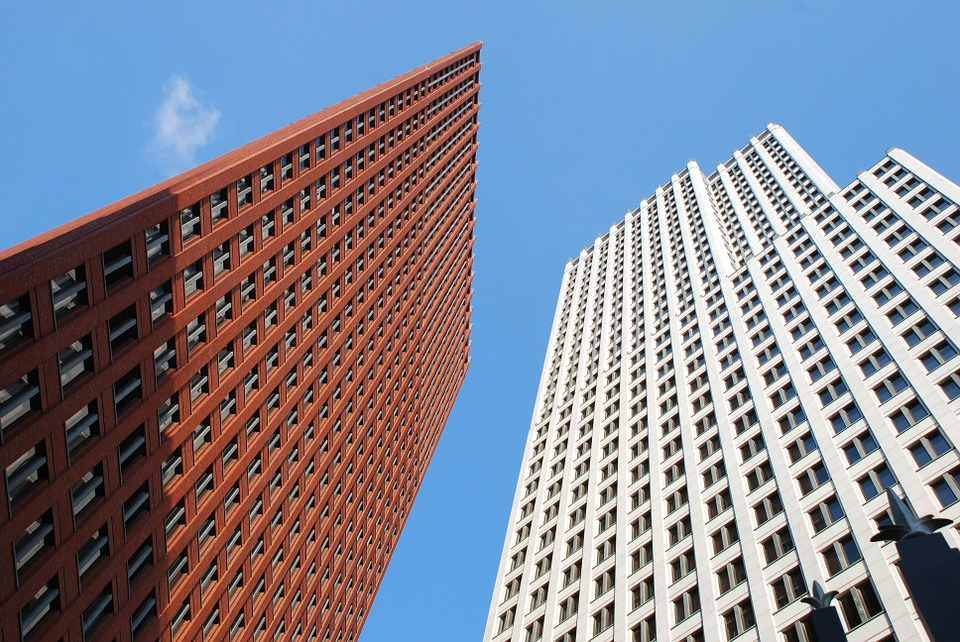
#> input picture AP.jpg, 960 x 642 px
$ jupyter execute 'Lab07 SaltAndPepper-Gaussian.ipynb'
#> lines starting #> are read from the running program, lines starting #| are printed output that depends on the picture
[cell 1]
import cv2 as cv
import numpy as np
import random
from matplotlib import pyplot as plt

[cell 2]
original_img = cv.imread('AP.jpg')
#> original_img is the input picture: shape (642, 960, 3); mean B, G, R 146.3, 131.7, 128.1
RGB_img = cv.cvtColor(original_img, cv.COLOR_BGR2RGB)
plt.rcParams["figure.figsize"] = [5, 8]
plt.imshow(RGB_img)
plt.show()

[cell 3]
# modified from https://gist.github.com/Prasad9/28f6a2df8e8d463c6ddd040f4f6a028a
def gauss_noise(img,mean = 0,var = 200):
    sigma = var ** 0.5
    gaussian1 = np.random.normal(mean, sigma, (img.shape[0],img.shape[1]))
    gaussian2 = np.random.normal(mean, sigma, (img.shape[0],img.shape[1]))
    gaussian3 = np.random.normal(mean, sigma, (img.shape[0],img.shape[1]))
    noisy_image = np.zeros(img.shape, np.float32)
    if len(img.shape) == 2:
        noisy_image = img + gaussian1
    else:
        noisy_image[:, :, 0] = img[:, :, 0] + gaussian1
        noisy_image[:, :, 1] = img[:, :, 1] + gaussian2
        noisy_image[:, :, 2] = img[:, :, 2] + gaussian3
    cv.normalize(noisy_image, noisy_image, 0, 255, cv.NORM_MINMAX, dtype=-1)
    noisy_image = noisy_image.astype(np.uint8)
    return noisy_image

[cell 4]
# modified from https://www.py4u.net/discuss/14307
def sp_noise(img,prob=0.05):
    output = np.zeros(img.shape,np.uint8)
    thres = 1 - prob
    ch =  3 if len(output.shape)!=2 else 1
    for i in range(img.shape[0]):
        for j in range(img.shape[1]):
            rdn = random.random()
            if rdn < prob:
                output[i][j] = (0,0,0) if ch==3 else 0 #pepper
            elif rdn > thres:
                output[i][j] = (255,255,255) if ch==3 else 255 #salt
            else:
                output[i][j] = img[i][j]
    return output

## Generate Salt and Pepper Noise

[cell 5]
sp_img = sp_noise(RGB_img,0.02)
#> after the loop in sp_noise, `for i in range(img.shape[0]):`:
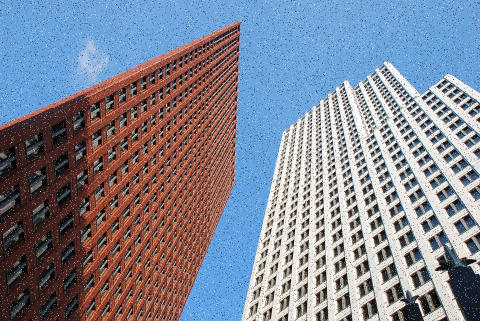
#> output: shape (642, 960, 3) (shown at 1/2 size); mean R, G, B 128.1, 131.5, 145.5
gauss_img = gauss_noise(RGB_img)
#> in gauss_noise, `noisy_image[:, :, 0] = img[:, :, 0] + gaussian1`:
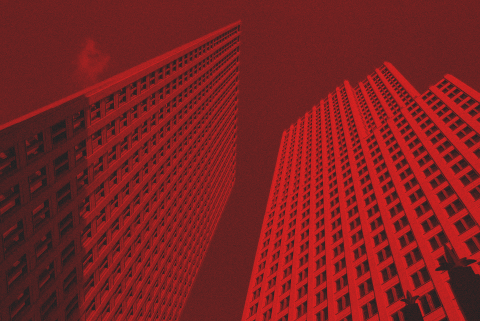
#> noisy_image: shape (642, 960, 3) float32 (shown at 1/2 size); mean R, G, B 128.2, 0, 0; drawn with min black and max white
#> in gauss_noise, `noisy_image[:, :, 1] = img[:, :, 1] + gaussian2`:
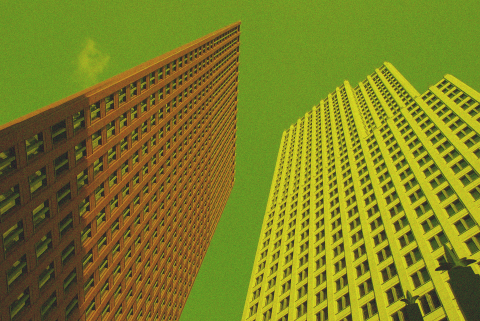
#> noisy_image: shape (642, 960, 3) float32 (shown at 1/2 size); mean R, G, B 128.2, 131.7, 0; drawn with min black and max white
#> in gauss_noise, `noisy_image[:, :, 2] = img[:, :, 2] + gaussian3`:
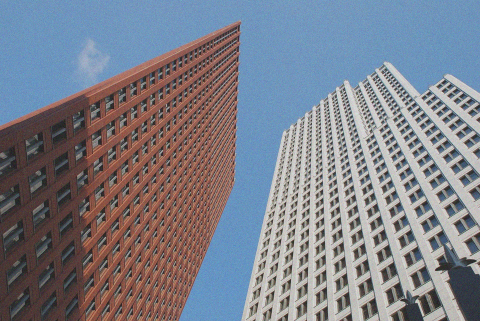
#> noisy_image: shape (642, 960, 3) float32 (shown at 1/2 size); mean R, G, B 128.2, 131.7, 146.2; drawn with min black and max white

[cell 6]
plt.rcParams["figure.figsize"] = [20, 20]
plt.subplot(131),plt.imshow(RGB_img,interpolation='none'),plt.title('Original'),plt.xticks([]),plt.yticks([])
plt.subplot(132),plt.imshow(sp_img,interpolation='none'),plt.title('AddedSalt&Pepper'),plt.xticks([]),plt.yticks([])
plt.subplot(133),plt.imshow(gauss_img,interpolation='none'),plt.title('AddedGaussianNoise'),plt.xticks([]),plt.yticks([])
plt.show()

## จงแก้ Noise Salt & Peppper

[cell 7]
# แก้เลยนะ อิอิ แก้ รูปในตัวแปรsp_imgให้เหมือนเดิมมากที่สุด

[cell 8]
# รันผลลัพธ์ให้ดูด้วยนะ อิอิ เปรียบเทียบก่อนแก้ ในตัวแปร sp_img และหลังแก้ที่ตัวแปรที่เราเก็บภาพไว้เปรียบเทียบกัน

## จงแก้ Noise Gaussian

[cell 9]
# แก้เลยนะ อิอิ แก้ รูปในตัวแปร gauss_imgให้เหมือนเดิมมากที่สุด

[cell 10]
# รันผลลัพธ์ให้ดูด้วยนะ อิอิ เปรียบเทียบก่อนแก้ ในตัวแปร gauss_img และหลังแก้ที่ตัวแปรที่เราเก็บภาพไว้เปรียบเทียบกัน

[cell 11]
#แก้รูป Noise Salt and Paper
kernel_avg5x5 = np.ones((5,5),np.float32)/25 # Average Kernel 5x5

result_avg5x5_img = cv.filter2D(sp_img,-1,kernel_avg5x5)
plt.subplot(321),plt.imshow(RGB_img),plt.title('Original')
plt.rcParams["figure.figsize"] = [20, 20]
plt.subplot(331),plt.imshow(RGB_img),plt.title('Original')
plt.xticks([]), plt.yticks([])
plt.subplot(332),plt.imshow(sp_img),plt.title('Salt and Paper Noise')
plt.xticks([]), plt.yticks([])
plt.subplot(333),plt.imshow(result_avg5x5_img),plt.title('Affter Remove Noise')
plt.xticks([]), plt.yticks([])

plt.show()

[cell 12]
#แก้รูป Noise Gauss_img
kernel_avg5x5 = np.ones((5,5),np.float32)/17
kernel_avg3x3 = np.ones((3,3),np.float32)/7 # Average Kernel 5x5
kernel_avg7x7 = np.ones((7,7),np.float32)/40
kernel_avg9x9 = np.ones((9,9),np.float32)/80
result_avg5x5_img = cv.filter2D(gauss_img,-1,kernel_avg5x5)
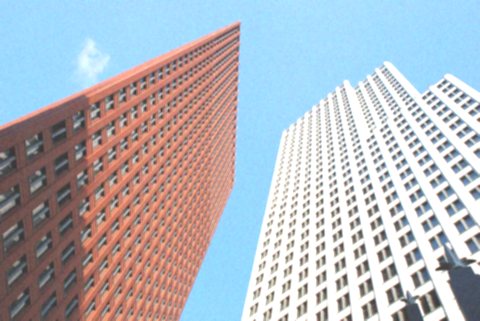
#> result_avg5x5_img: shape (642, 960, 3) (shown at 1/2 size); mean R, G, B 178.4, 182.4, 190.1
res_img_3x3 = cv.filter2D(gauss_img,-1,kernel_avg3x3)
res_img_7x7 = cv.filter2D(gauss_img,-1,kernel_avg7x7)
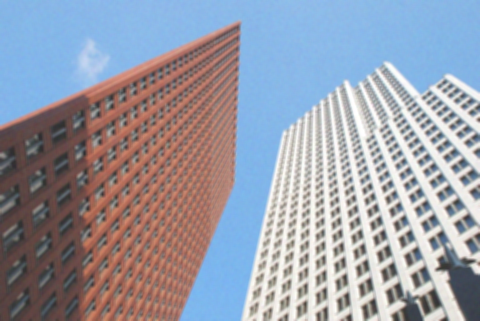
#> res_img_7x7: shape (642, 960, 3) (shown at 1/2 size); mean R, G, B 152.5, 155.5, 167.8
res_img_9x9 = cv.filter2D(gauss_img,-1,kernel_avg9x9)
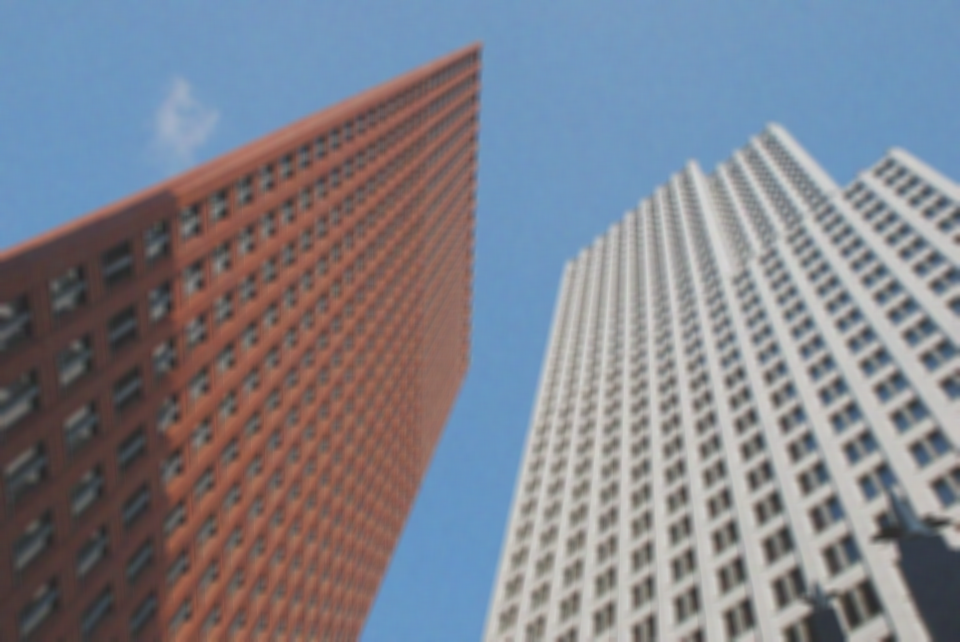
#> res_img_9x9: shape (642, 960, 3); mean R, G, B 126.1, 128.6, 138.7
plt.rcParams["figure.figsize"] = [20, 20]
plt.subplot(331),plt.imshow(RGB_img),plt.title('Original')
plt.xticks([]), plt.yticks([])
plt.subplot(332),plt.imshow(gauss_img),plt.title('Noise Gaussian')
plt.xticks([]), plt.yticks([])
plt.subplot(333),plt.imshow(res_img_3x3),plt.title('Affter Remove Noise')
plt.xticks([]), plt.yticks([])

$ run again, with image.jpg copied over AP.jpg
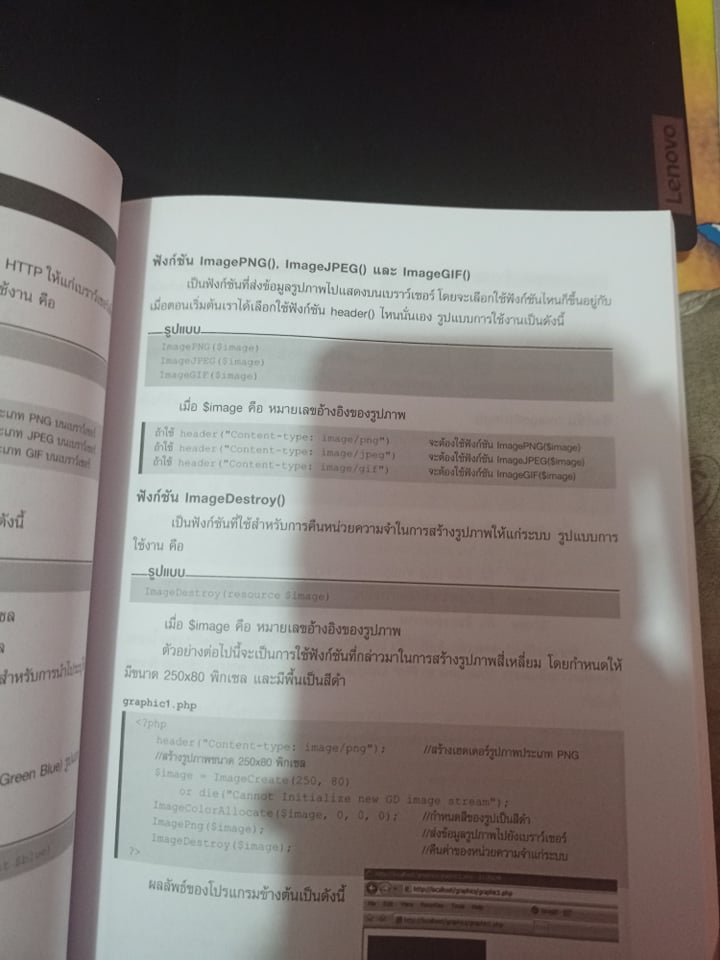
#> input picture image.jpg, 720 x 960 px
#> original_img is the input picture: shape (960, 720, 3); mean B, G, R 115, 119, 124.7
#> `result_avg5x5_img = cv.filter2D(gauss_img,-1,kernel_avg5x5)`:
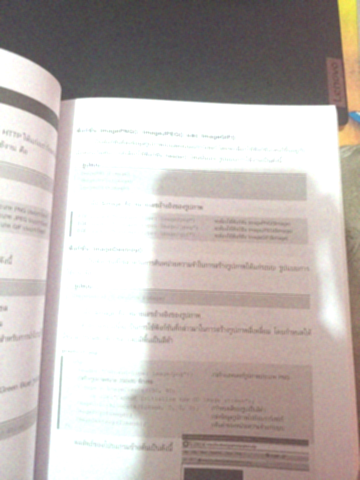
#> result_avg5x5_img: shape (960, 720, 3) (shown at 1/2 size); mean R, G, B 189.3, 179.9, 176
#> `res_img_3x3 = cv.filter2D(gauss_img,-1,kernel_avg3x3)`:
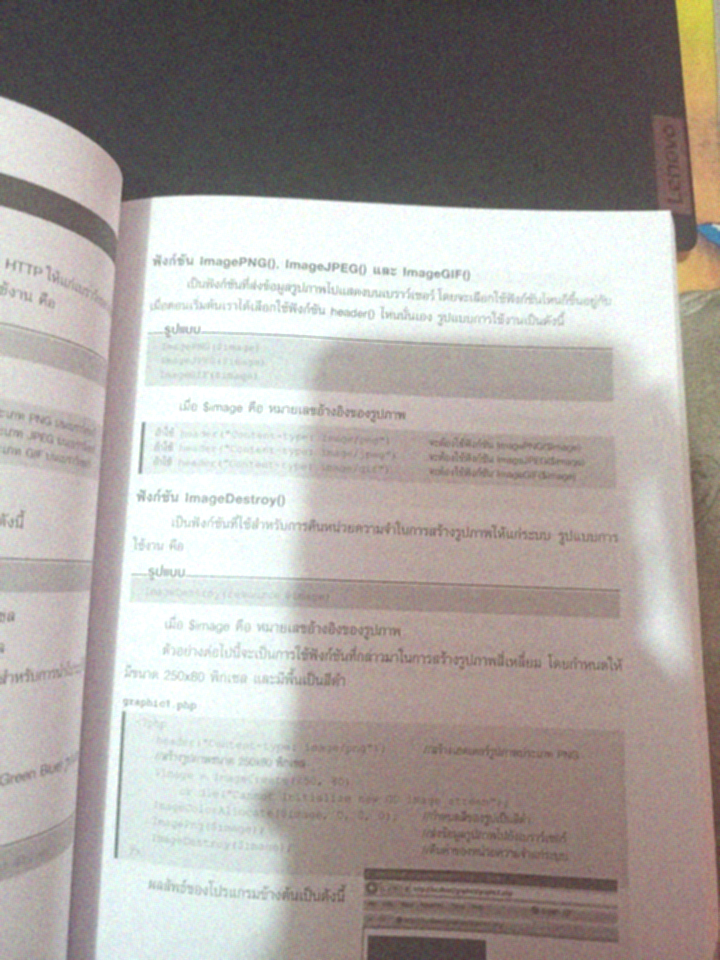
#> res_img_3x3: shape (960, 720, 3); mean R, G, B 168.8, 162.5, 158.6
